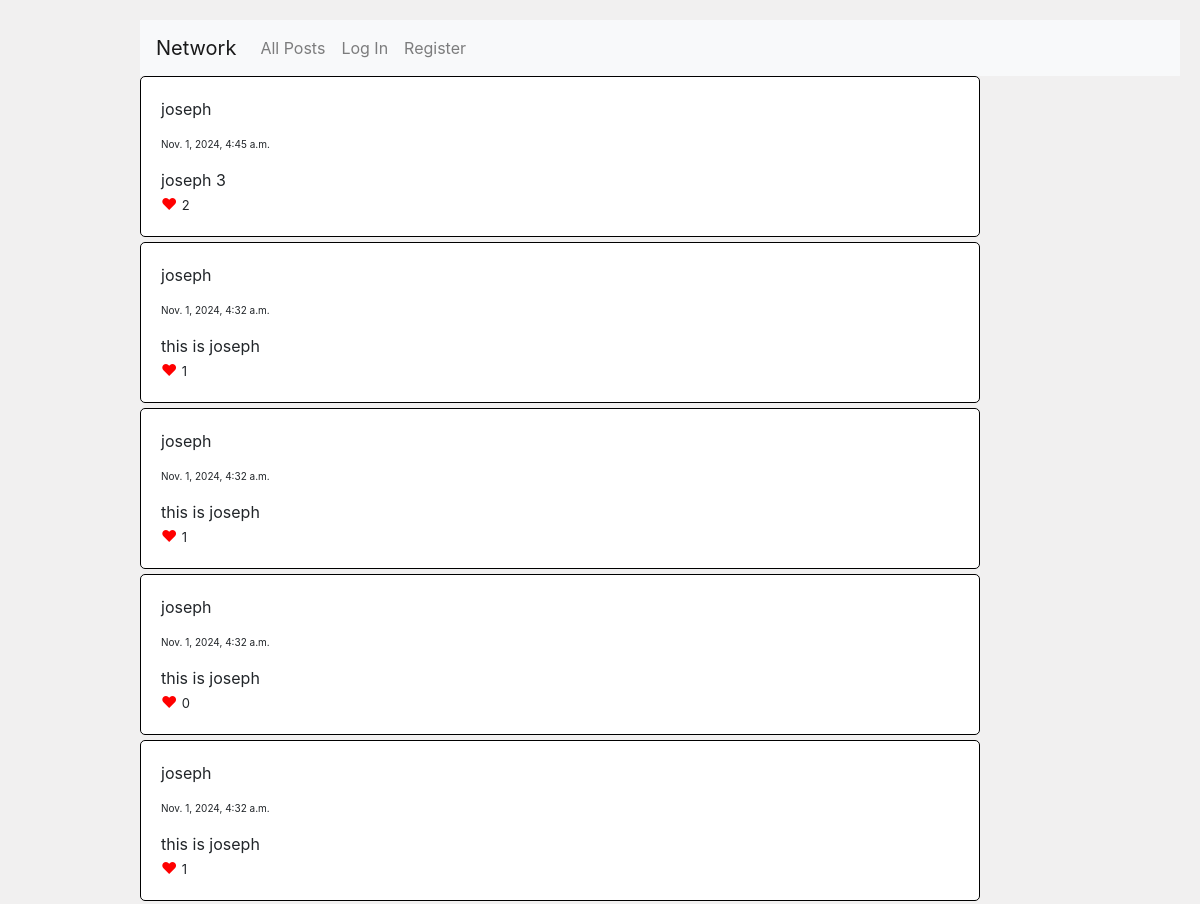
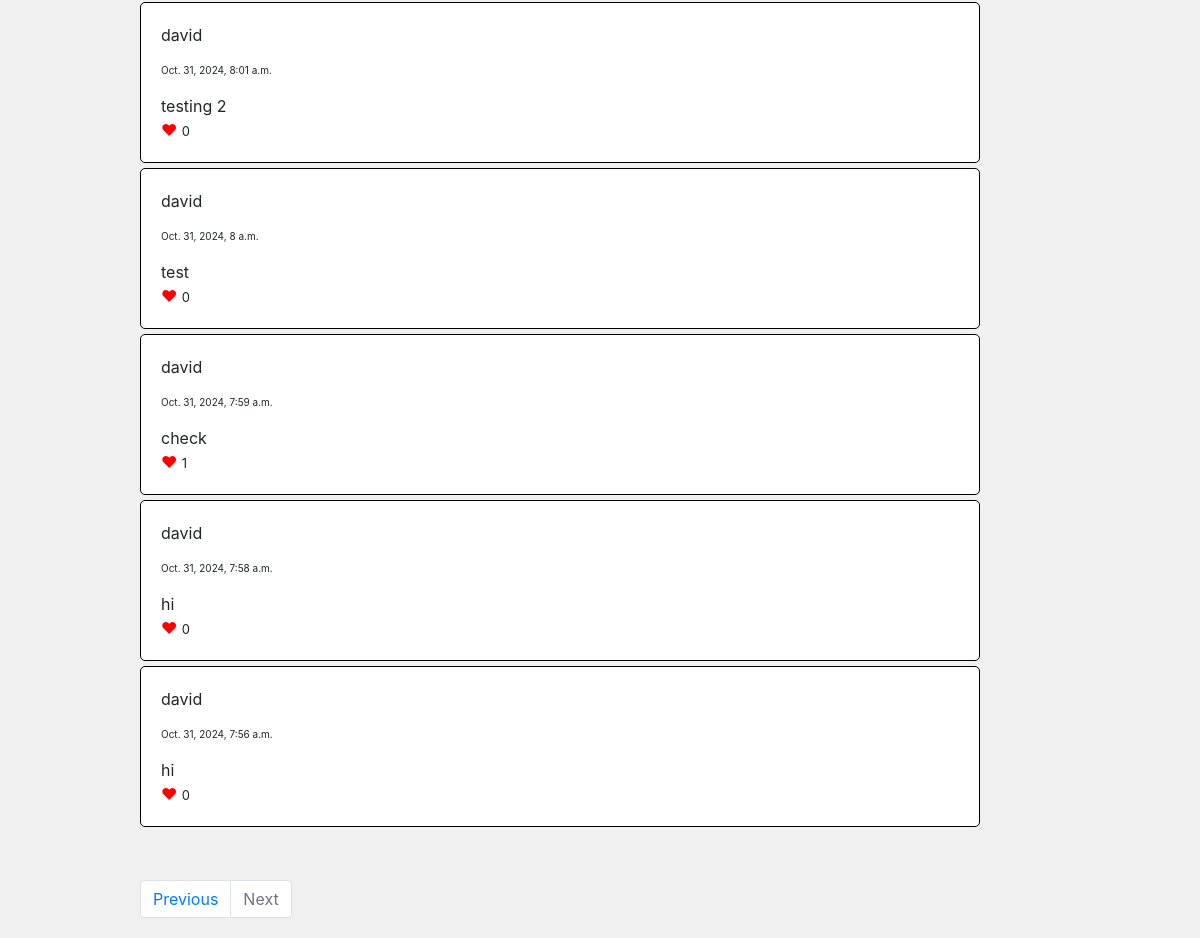
The app's page /?page=3, older data (2 pictures, top to bottom).
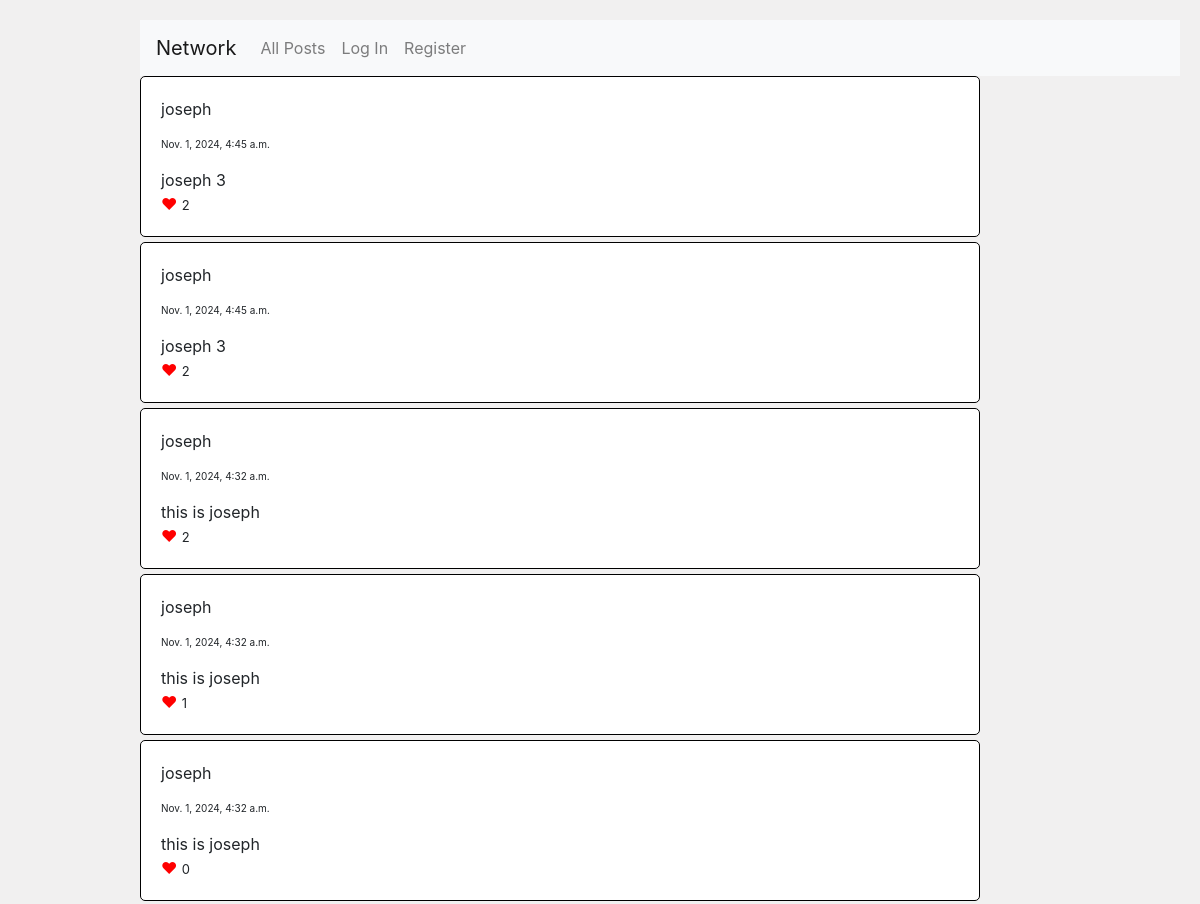
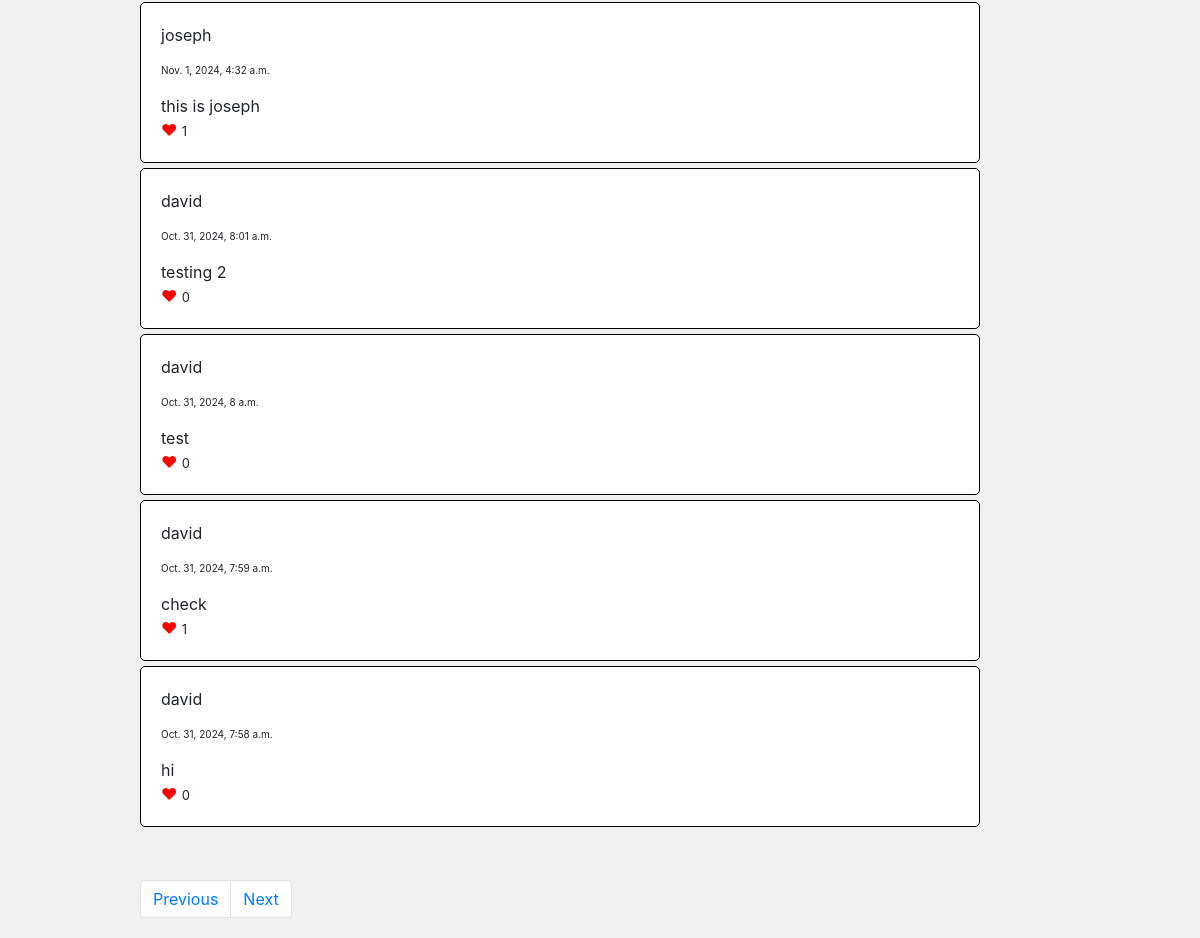
The same page, newer data (2 pictures, top to bottom).
### network/models.py (models this page shows, shortened)
class Post(models.Model):
    poster = models.ForeignKey(User, on_delete=models.CASCADE, related_name='poster')
    post = models.TextField()
    likes = models.IntegerField(default=0)
    posting_date = models.DateTimeField(auto_now_add=True)

class User(AbstractUser):
    pass

### network/views.py (the view)
# urls.py: path("", views.index, name="index"),
def index(request):
    if request.method == 'POST':
        form = PostForm(request.POST)
        if form.is_valid():
            post_instance = Post() # Create a blank instance of the Class post
            post_instance = form.save(commit=False) # Save the values to the instance but not yet to the database
            user_instance = User.objects.get(id=request.user.id)
            post_instance.poster = user_instance # add the user details to the instance
            post_instance.save()
            return HttpResponseRedirect(reverse('index'))
    else:
        form = PostForm()
        all_posts = Post.objects.all().order_by('-posting_date')
        p = Paginator(all_posts, 10)
        page = request.GET.get('page')
        display_posts = p.get_page(page)
        if request.user.id:
            user_instance = User.objects.get(id=request.user.id)
            likes = Like.objects.filter(liker=user_instance)
            like_ids = [like.post.id for like in likes]
            return render(request, "network/index.html", {
                "posts" : display_posts,
                'form':form,
                'likes':like_ids
            })
        else:
            return render(request, "network/index.html", {
                "posts" : display_posts,
                'form':form
            })

### network/templates/network/index.html (shortened to what this page needs)
{% extends "network/layout.html" %}
{% load static %}
{% block body %}
    {% for post in posts %}
        <div class="div-posts">
            {% if user.is_authenticated %}
                <a href="{% url 'profile' post.poster.id %}">{{ post.poster }}</a>
            {% else %}
                <p> {{ post.poster }}</p>
            {% endif %}
            <p class="date">{{post.posting_date}}</p>
            <span class="post" data-id ='{{ post.id }}'>{{ post.post }}</span>
            <br><span class="heart">&#9829</span>
            <span class="totallikes" style="font-size: small;">{{ post.likes }}</span>
        </div>
    {% endfor %}
    <br><br>
    <nav aria-label="Page navigation example">
        <ul class="pagination" name="page">
            {% if posts.has_previous %}
                <li class="page-item"><a class="page-link" href="?page={{ posts.previous_page_number }}">Previous</a></li>
            {% else %}
                <li class="page-item disabled">
                    <a class="page-link" href="#" tabindex="-1" aria-disabled="true">Previous</a>
                </li>
            {% endif %}
            {% if posts.has_next %}
                <li class="page-item"><a class="page-link" href="?page={{ posts.next_page_number }}">Next</a></li>
            {% else %}
                <li class="page-item disabled">
                    <a class="page-link" href="#" tabindex="-1" aria-disabled="true">Next</a>
                </li>
            {% endif %}
        </ul>
    </nav>
{% endblock %}

Row changes from the older to the newer data that the page shows:
no longer on this page (row unchanged): Post: poster "david", posting_date "Oct. 31, 2024, 7:56 a.m.", post "hi", likes "0"
now on this page (row unchanged): Post: poster "joseph", posting_date "Nov. 1, 2024, 4:45 a.m.", post "joseph 3", likes "2"
changed Post (number 3 of 10 on the later page): likes "1" → "2"
